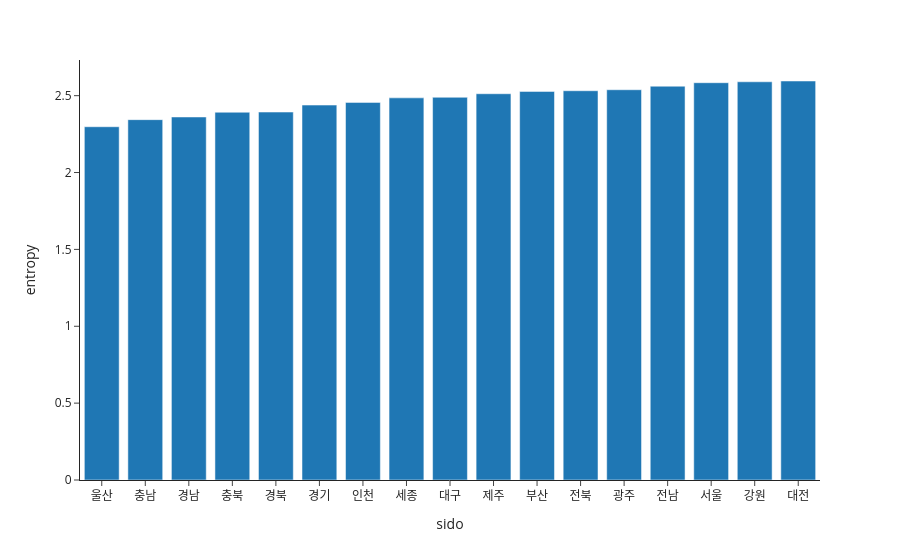

The cell this chart's notebook holds for it:
### Code cell
fig = px.bar(industry_19, 
             x="sido", 
             y="entropy", 
             template="simple_white"
            )
fig.show()

### Figure 1 — Plotly figure (JSON) as saved in the notebook; plotly's stock layout.template omitted (floating-point values rounded to 4 significant figures)
{"data": [{"hovertemplate": "sido=%{x}<br>entropy=%{y}<extra></extra>", "legendgroup": "", "marker": {"color": "#1F77B4", "pattern": {"shape": ""}}, "name": "", "orientation": "v", "showlegend": false, "textposition": "auto", "type": "bar", "x": ["울산", "충남", "경남", "충북", "경북", "경기", "인천", "세종", "대구", "제주", "부산", "전북", "광주", "전남", "서울", "강원", "대전"], "xaxis": "x", "y": [2.298, 2.344, 2.361, 2.392, 2.393, 2.439, 2.456, 2.486, 2.489, 2.513, 2.528, 2.532, 2.539, 2.562, 2.584, 2.59, 2.595], "yaxis": "y"}], "layout": {"barmode": "relative", "legend": {"tracegroupgap": 0}, "margin": {"t": 60}, "xaxis": {"anchor": "y", "domain": [0, 1], "title": {"text": "sido"}}, "yaxis": {"anchor": "x", "domain": [0, 1], "title": {"text": "entropy"}}}}
